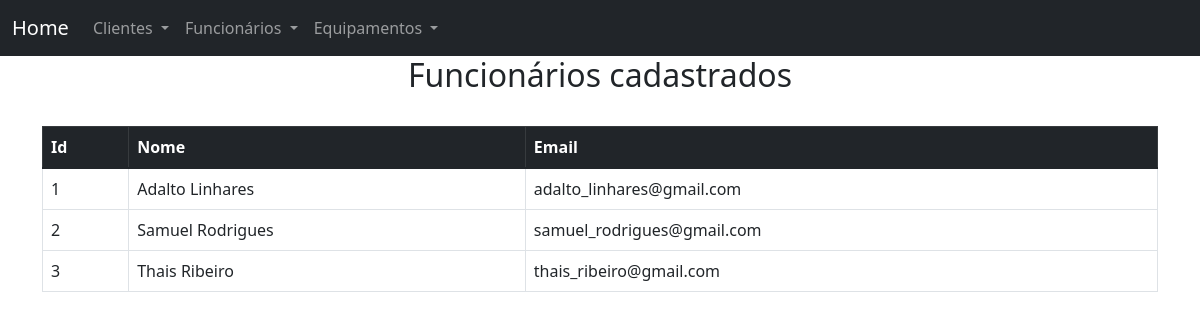
The app's page /consultafuncionarios, older data.
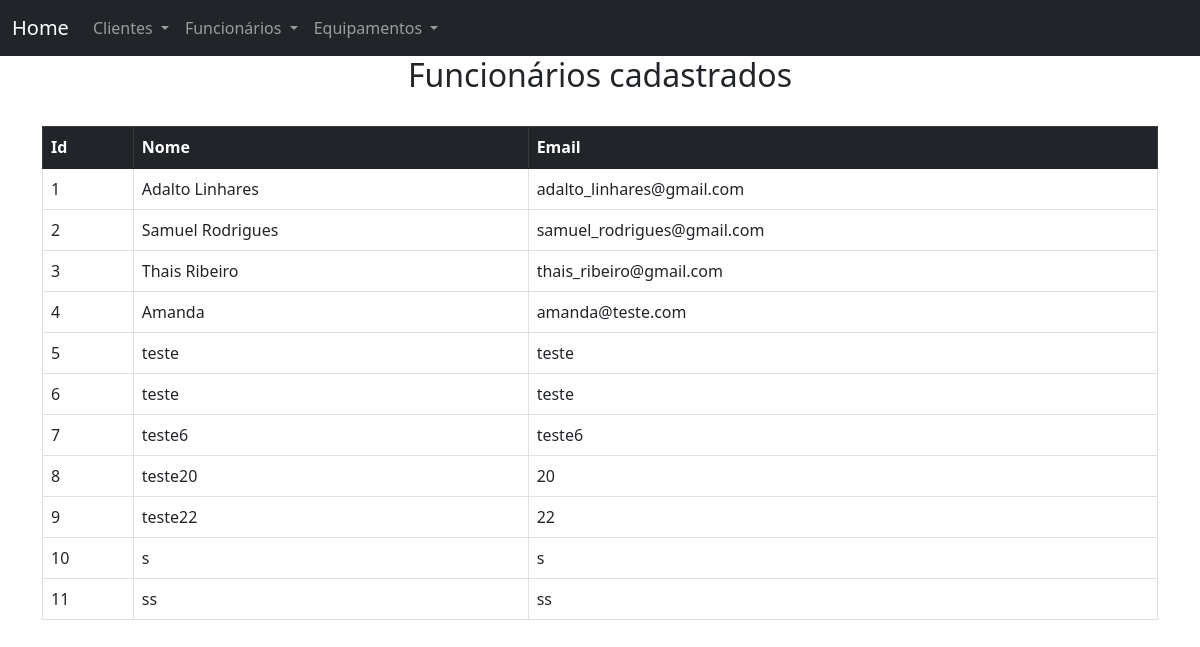
The same page, newer data.
### main.py (models this page shows, shortened)
class Funcionarios(db.Model):
    id_funcionario = db.Column(db.Integer, primary_key=True)
    name = db.Column(db.String(80), nullable=False)
    email = db.Column(db.String(120), nullable=False)
    senha = db.Column(db.String(12), nullable=False)

### main.py (the view)
@app.route('/consultafuncionarios')
def consulta_funcionarios():
    funcionarios = Funcionarios.query.all()
    return render_template('consultafuncionarios.html', funcionarios=funcionarios)

### templates/consultafuncionarios.html
{% extends "base.html" %}
{% block conteudo %}
    <h2 style="text-align: center;">Funcionários cadastrados</h2>
<br>
<table class="table table-bordered table-hover">
    <thead class="table-dark">
        <tr>
          <th scope="col">Id</th>
          <th scope="col">Nome</th>
          <th scope="col">Email</th>
        </tr>
    </thead>
    <tbody>
        {% for funcionarios in funcionarios %}
        <tr>
            <td>{{ funcionarios.id_funcionario }}</td>
            <td>{{ funcionarios.name }}</td>
            <td>{{ funcionarios.email }}</td>
        </tr>
        {% endfor %}
    </tbody>
</table>
{% endblock conteudo %}

Row changes from the older to the newer data that the page shows:
added Funcionarios: id_funcionario "4", name "Amanda", email "amanda@teste.com"
added Funcionarios: id_funcionario "5", name "teste", email "teste"
added Funcionarios: id_funcionario "6", name "teste", email "teste"
added Funcionarios: id_funcionario "7", name "teste6", email "teste6"
added Funcionarios: id_funcionario "8", name "teste20", email "20"
added Funcionarios: id_funcionario "9", name "teste22", email "22"
added Funcionarios: id_funcionario "10", name "s", email "s"
added Funcionarios: id_funcionario "11", name "ss", email "ss"
